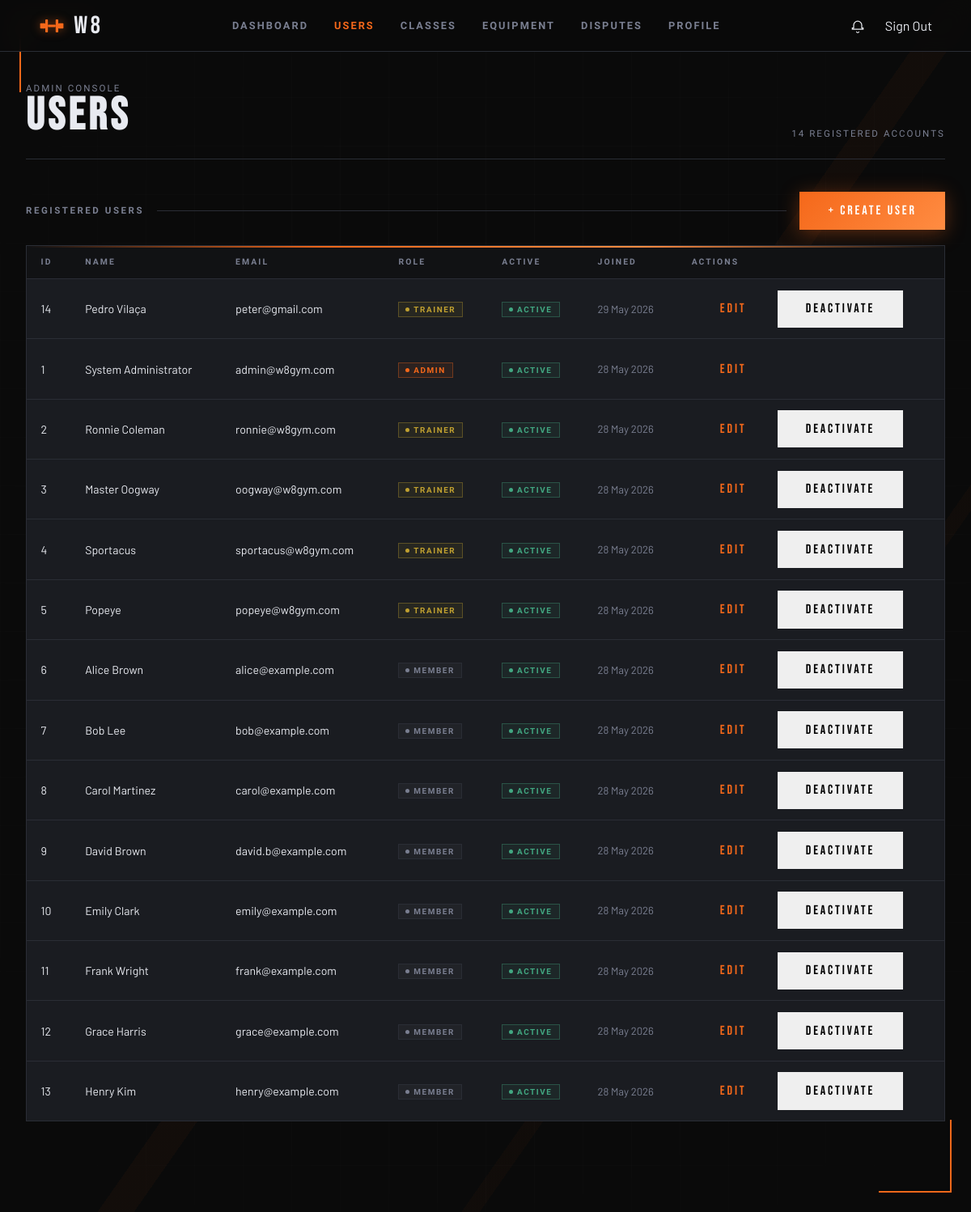
Before: /pages/admin_users.php (signed in) with the older database file.
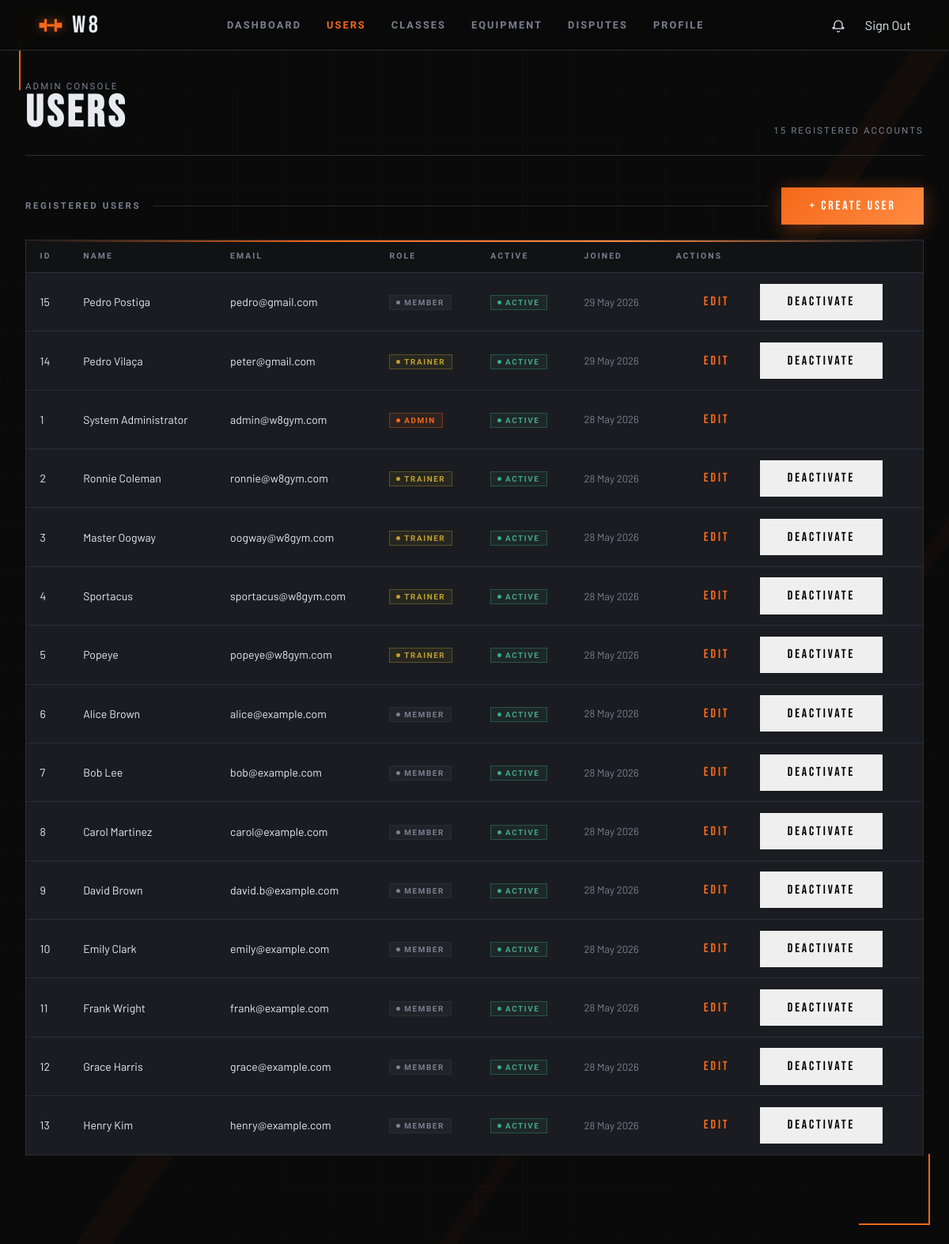
After: the same page with the newer database file.
### tables this page shows
CREATE TABLE users (
  id             INTEGER PRIMARY KEY AUTOINCREMENT,
  username       TEXT    NOT NULL UNIQUE,
  email          TEXT    NOT NULL UNIQUE,
  password_hash  TEXT    NOT NULL,
  first_name     TEXT    NOT NULL,
  last_name      TEXT    NOT NULL,
  phone          TEXT    DEFAULT NULL,
  date_of_birth  TEXT    DEFAULT NULL,   -- ISO-8601: YYYY-MM-DD
  photo_path     TEXT    DEFAULT NULL,   -- stored relative path
  role           TEXT    NOT NULL DEFAULT 'member'
                         CHECK (role IN ('member','trainer','admin')),
  is_active      INTEGER NOT NULL DEFAULT 1,
  created_at     TEXT    NOT NULL DEFAULT (datetime('now')),
  updated_at     TEXT    NOT NULL DEFAULT (datetime('now'))
  -- NOTE: update updated_at via UPDATE trigger or in application code
);

### config/session.php (called while the page is built, shortened)
<?php
function current_user(): ?array {
    return $_SESSION['user'] ?? null;
}
function require_login(string $redirect = '../pages/sign_in.php'): array {
    $user = current_user();
    return $user;
}
function require_role(string $role, string $redirect = '../pages/dashboard.php'): array {
    $user = require_login();
    return $user;
}
function require_admin(): array {
    return require_role('admin');
}

### pages/admin_users.php (the view, shortened to what this page needs)
<?php
require_once __DIR__ . '/../config/session.php';
$admin = require_admin();
$role = $admin['role'];
$db = get_db();
$stmt = $db->query(
    'SELECT id, username, first_name, last_name, email, phone, role, is_active, created_at
     FROM users
     ORDER BY created_at DESC'
);
$users = $stmt->fetchAll();
?>
<!doctype html>
<html lang="en">
<head>
  <link rel="stylesheet" href="../css/base.css">
  <link rel="stylesheet" href="../css/components.css">
  <link rel="stylesheet" href="../css/admin.css">
</head>
<body>
  <span class="corner corner--tl"></span>
  <span class="corner corner--br"></span>
  <?php $current_page = 'admin_users'; require_once __DIR__ . '/../includes/nav.php'; ?>
  <main class="admin-layout">
    <header class="admin-header">
      <div>
        <div class="admin-header__sub">Admin Console</div>
        <h1 class="admin-header__title">Users</h1>
      </div>
      <div class="admin-header__sub"><?= count($users) ?> registered accounts</div>
    </header>
    <section class="admin-section">
      <div class="admin-section__heading">
        <span class="admin-section__title">Registered Users</span>
        <span class="admin-section__line"></span>
        <a href="admin_create_user.php" class="btn btn-primary">+ Create User</a>
      </div>
      <div class="admin-table-wrap">
        <table class="admin-table">
          <thead>
            <tr>
              <th>ID</th>
              <th>Name</th>
              <th>Email</th>
              <th>Role</th>
              <th>Active</th>
              <th>Joined</th>
              <th>Actions</th>
            </tr>
          </thead>
          <tbody>
            <?php foreach ($users as $u): ?>
            <tr>
              <td><?= (int)$u['id'] ?></td>
              <td><?= htmlspecialchars($u['first_name'] . ' ' . $u['last_name'], ENT_QUOTES, 'UTF-8') ?></td>
              <td><?= htmlspecialchars($u['email'], ENT_QUOTES, 'UTF-8') ?></td>
              <td><span class="badge badge--role-<?= htmlspecialchars($u['role'], ENT_QUOTES, 'UTF-8') ?>"><?= htmlspecialchars($u['role'], ENT_QUOTES, 'UTF-8') ?></span></td>
              <td><span class="badge <?= $u['is_active'] ? 'badge--active' : 'badge--inactive' ?>"><?= $u['is_active'] ? 'Active' : 'Inactive' ?></span></td>
              <td class="muted"><?= htmlspecialchars(date('d M Y', strtotime($u['created_at'])), ENT_QUOTES, 'UTF-8') ?></td>
              <td class="admin-table__actions">
                <a class="btn btn-secondary" href="admin_edit_user.php?id=<?= (int)$u['id'] ?>">Edit</a>
                <?php if ((int)$u['id'] !== (int)$admin['id']): ?>
                <form method="post" action="../actions/admin_toggle_user.php" style="display:inline; margin:0;">
                  <button class="btn btn-ghost" type="submit"><?= $u['is_active'] ? 'Deactivate' : 'Reactivate' ?></button>
                </form>
                <?php endif; ?>
              </td>
            </tr>
            <?php endforeach; ?>
          </tbody>
        </table>
      </div>
    </section>
  </main>
</body>
</html>

### includes/nav.php (shortened to what this page needs)
<?php
$current_page = $current_page ?? '';
$role = $role ?? null;
$base_path = $base_path ?? '../';
$is_active = function($page) use ($current_page) {
    return $current_page === $page ? 'nav-link--active' : '';
};
?>
<nav>
  <a href="<?= $base_path ?>index.php" class="nav-brand">
    <span>W8</span>
  </a>
  <div class="nav-links">
    <?php if ($role): ?>
      <a href="<?= $base_path ?>pages/dashboard.php" class="<?= $is_active('dashboard') ?>">Dashboard</a>
    <?php endif; ?>
    <?php if ($role === 'member'): ?>
      <a href="<?= $base_path ?>pages/classes.php" class="<?= $is_active('classes') ?>">Classes</a>
      <a href="<?= $base_path ?>pages/equipment.php" class="<?= $is_active('equipment') ?>">Equipment</a>
      <a href="<?= $base_path ?>pages/trainers.php" class="<?= $is_active('trainers') ?>">Trainers</a>
      <a href="<?= $base_path ?>pages/my_reviews.php" class="<?= $is_active('my_reviews') ?>">Reviews</a>
    <?php elseif ($role === 'trainer'): ?>
      <a href="<?= $base_path ?>pages/my_schedule.php" class="<?= $is_active('my_schedule') ?>">My Schedule</a>
      <a href="<?= $base_path ?>pages/my_roster.php" class="<?= $is_active('my_roster') ?>">Roster</a>
    <?php elseif ($role === 'admin'): ?>
      <a href="<?= $base_path ?>pages/admin_users.php" class="<?= $is_active('admin_users') ?>">Users</a>
      <a href="<?= $base_path ?>pages/admin_classes.php" class="<?= $is_active('admin_classes') ?>">Classes</a>
      <a href="<?= $base_path ?>pages/admin_equipment.php" class="<?= $is_active('admin_equipment') ?>">Equipment</a>
      <a href="<?= $base_path ?>pages/admin_disputes.php" class="<?= $is_active('admin_disputes') ?>">Disputes</a>
    <?php endif; ?>
    <?php if ($role): ?>
      <a href="<?= $base_path ?>pages/profile.php" class="<?= $is_active('profile') ?>">Profile</a>
    <?php else: ?>
      <a href="<?= $base_path ?>pages/sign_in.php" class="nav-mobile-auth" style="display:none;">Sign In</a>
      <a href="<?= $base_path ?>pages/register.php" class="nav-mobile-auth" style="display:none;">Register</a>
    <?php endif; ?>
  </div>
  <?php if ($role): ?>
    <div class="nav-desktop-auth" style="display: flex; gap: 1.5rem; align-items: center;">
      <a href="<?= $base_path ?>pages/notifications.php" style="position:relative;color:var(--text);display:flex;align-items:center;">
        <svg viewBox="0 0 24 24" fill="none" style="width:20px;height:20px;">
          <path d="M18 15h2v2H4v-2h2v-4a6 6 0 0112 0v4z" stroke="currentColor" stroke-width="1.5" stroke-linecap="round"/>
          <path d="M13.73 21a2 2 0 01-3.46 0" stroke="currentColor" stroke-width="1.5" stroke-linecap="round"/>
        </svg>
      </a>
      <form method="post" action="<?= $base_path ?>actions/do_logout.php">
        <button type="submit" class="nav-cta nav-link-btn">Sign Out</button>
      </form>
    </div>
  <?php endif; ?>
</nav>

### css/base.css (style rules this page uses)
:root { --color-black: #0a0a0a; --color-dark: #111214; --color-steel: #1a1c21; --color-border: #2a2d35; --color-muted: #3e424f; --color-text: #e8eaf0; --color-subtle: #7a7f91; --color-accent: #f5681a; --color-accent2: #ff8c42; --color-glow: rgba(245, 104, 26, 0.18); --grad-accent: linear-gradient(135deg, var(--color-accent) 0%, var(--color-accent2) 100%); --radius-card: 2px; --radius-field: 2px; --transition: 0.22s cubic-bezier(0.4, 0, 0.2, 1); --font-display: 'Bebas Neue', sans-serif; --font-ui: 'Barlow Condensed', sans-serif; --font-body: 'Barlow', sans-serif; --fd: var(--font-display); --fu: var(--font-ui); --fb: var(--font-body); --t: var(--transition); --accent: var(--color-accent); --accent2: var(--color-accent2); --subtle: var(--color-subtle); --border: var(--color-border); --steel: var(--color-steel); --dark: var(--color-dark); --text: var(--color-text); --grad: var(--grad-accent); }
*, *::before, *::after { box-sizing: border-box; margin: 0; padding: 0; }
html { font-size: 16px; scroll-behavior: smooth; }
body { min-height: 100vh; background: var(--color-black); color: var(--color-text); font-family: var(--font-body); overflow-x: hidden; }
a { color: var(--color-accent); text-decoration: none; transition: color var(--transition); }
button { font-family: inherit; cursor: pointer; }

### css/components.css (style rules this page uses)
.corner { position: fixed; width: 90px; height: 90px; pointer-events: none; z-index: 1; }
.corner--tl { top: 24px; left: 24px; border-top: 2px solid var(--accent); border-left: 2px solid var(--accent); animation: corner-pulse 3s ease-in-out infinite; }
.corner--br { bottom: 24px; right: 24px; border-bottom: 2px solid var(--accent); border-right: 2px solid var(--accent); animation: corner-pulse 3s ease-in-out infinite 1.5s; }
.btn { font-family: var(--fd); font-size: 1rem; letter-spacing: .18em; padding: .85rem 2.2rem; border: none; cursor: pointer; transition: filter var(--t), transform var(--t), box-shadow var(--t); display: inline-flex; align-items: center; justify-content: center; gap: 0.6rem; text-decoration: none; position: relative; overflow: hidden; }
.btn-primary { background: var(--grad); color: #fff; box-shadow: 0 4px 24px rgba(245,104,26,.35); }
.btn-primary::before { content: ''; position: absolute; inset: 0; background: linear-gradient(90deg, transparent 0%, rgba(255,255,255,0.15) 50%, transparent 100%); transform: translateX(-100%); transition: transform 0.5s ease; }
nav { position: fixed; top: 0; left: 0; right: 0; z-index: 100; display: flex; align-items: center; justify-content: space-between; padding: 0 3rem; height: 64px; background: rgba(10,10,10,.92); border-bottom: 1px solid var(--border); backdrop-filter: blur(12px); }
.nav-brand { display: flex; align-items: center; gap: .7rem; text-decoration: none; }
.nav-brand svg { width: 32px; height: 32px; color: var(--accent); filter: drop-shadow(0 0 6px rgba(245, 104, 26, .5)); }
.nav-brand span { font-family: var(--fd); font-size: 1.9rem; letter-spacing: .12em; color: var(--text); }
.nav-links { display: flex; gap: 2rem; }
.nav-links a { font-family: var(--fu); font-size: .8rem; font-weight: 600; letter-spacing: .16em; text-transform: uppercase; color: var(--subtle); text-decoration: none; }
.nav-links a:hover, .nav-links a.nav-link--active { color: var(--accent); }
.nav-cta { font-family: var(--fu); font-size: .78rem; font-weight: 600; letter-spacing: .16em; text-transform: uppercase; padding: .55rem 1.4rem; background: var(--grad); color: #fff; transition: filter var(--t); text-decoration: none; }
.nav-link-btn { background: none; border: none; padding: 0; margin: 0; cursor: pointer; font: inherit; color: inherit; letter-spacing: inherit; text-transform: inherit; text-decoration: none; display: inline; }

Changed rows visible on the page:
added users: id "15", first_name+last_name "Pedro Postiga", email "pedro@gmail.com", role "MEMBER", is_active "ACTIVE", created_at "29 May 2026"
Other visible differences:
count($users): "14" → "15"
